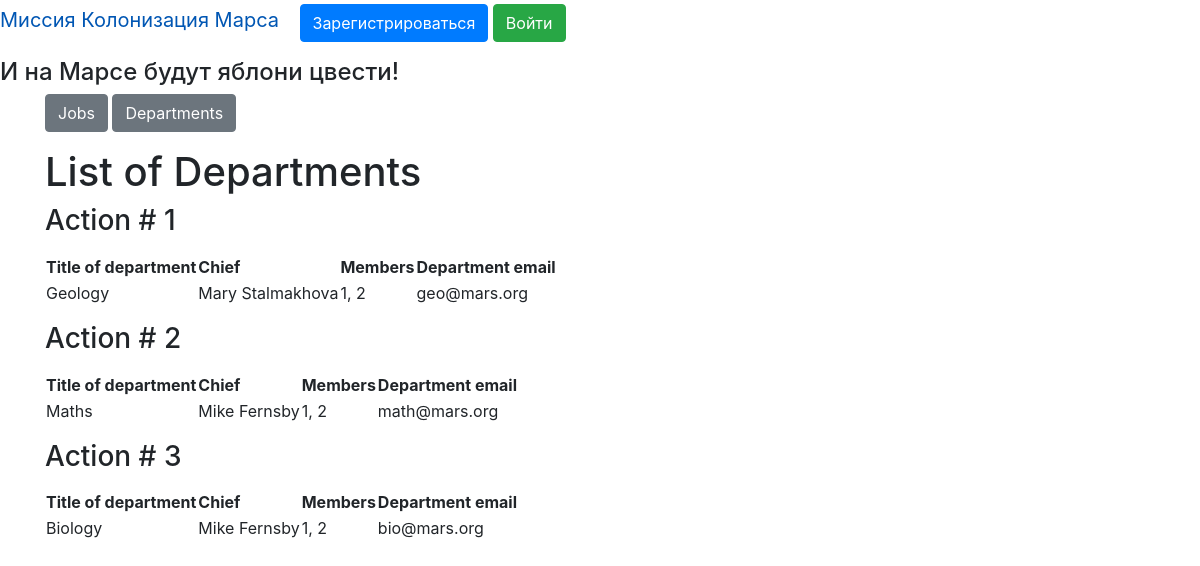
The page /departments on the database its author committed.
### data/departments.py (models this page shows)
class Departments(SqlAlchemyBase, SerializerMixin):
    __tablename__ = 'departments'
    id = sqlalchemy.Column(sqlalchemy.Integer,
                           primary_key=True, autoincrement=True)
    title = sqlalchemy.Column(sqlalchemy.String, nullable=True)
    chief = sqlalchemy.Column(sqlalchemy.Integer,
                              sqlalchemy.ForeignKey("users.id"))
    members = sqlalchemy.Column(sqlalchemy.String, nullable=True)
    email = sqlalchemy.Column(sqlalchemy.String, nullable=True)
    user = orm.relationship('User')

### truly_main.py (the view)
@app.route('/departments')
def deps():
    jobs_dict = []
    db_sess = db_session.create_session()
    for dep in db_sess.query(Departments):
        jobs_dict.append({"id": dep.id, "title": dep.title,
                          "chief": None, "chief_id": dep.chief,
                          "members": dep.members,
                          "email": dep.email})
        user = db_sess.query(User).filter(User.id == dep.chief).first()
        jobs_dict[-1]["chief"] = user.name + " " + user.surname
    params = {
        "title": "Departments",
        "departments": jobs_dict
    }
    return render_template('show_deps.html', **params)

### data/db_session.py (called while the page is built)
def create_session() -> Session:
    global __factory
    return __factory()

### templates/show_deps.html (shortened to what this page needs)
{% extends "main_page.html" %}
{% block content2 %}
<h1 style="text-allign: center">List of Departments</h1>
{% for item in departments %}
<h3>Action # {{item.id}}</h3>
<p>
<table>
    <tr>
        <th>Title of department</th>
        <th>Chief</th>
        <th>Members</th>
        <th>Department email</th>
    </tr>
    <tr>
        <td>{{item.title}}</td>
        <td>{{item.chief}}</td>
        <td>{{item.members}}</td>
        <td>{{item.email}}</td>
  </tr>
</table>
</p>
{% endfor %}
{% endblock %}

### rows shown on the page
Departments: id "1", title "Geology", chief "Mary Stalmakhova", members "1, 2", email "geo@mars.org"
Departments: id "2", title "Maths", chief "Mike Fernsby", members "1, 2", email "math@mars.org"
Departments: id "3", title "Biology", chief "Mike Fernsby", members "1, 2", email "bio@mars.org"
